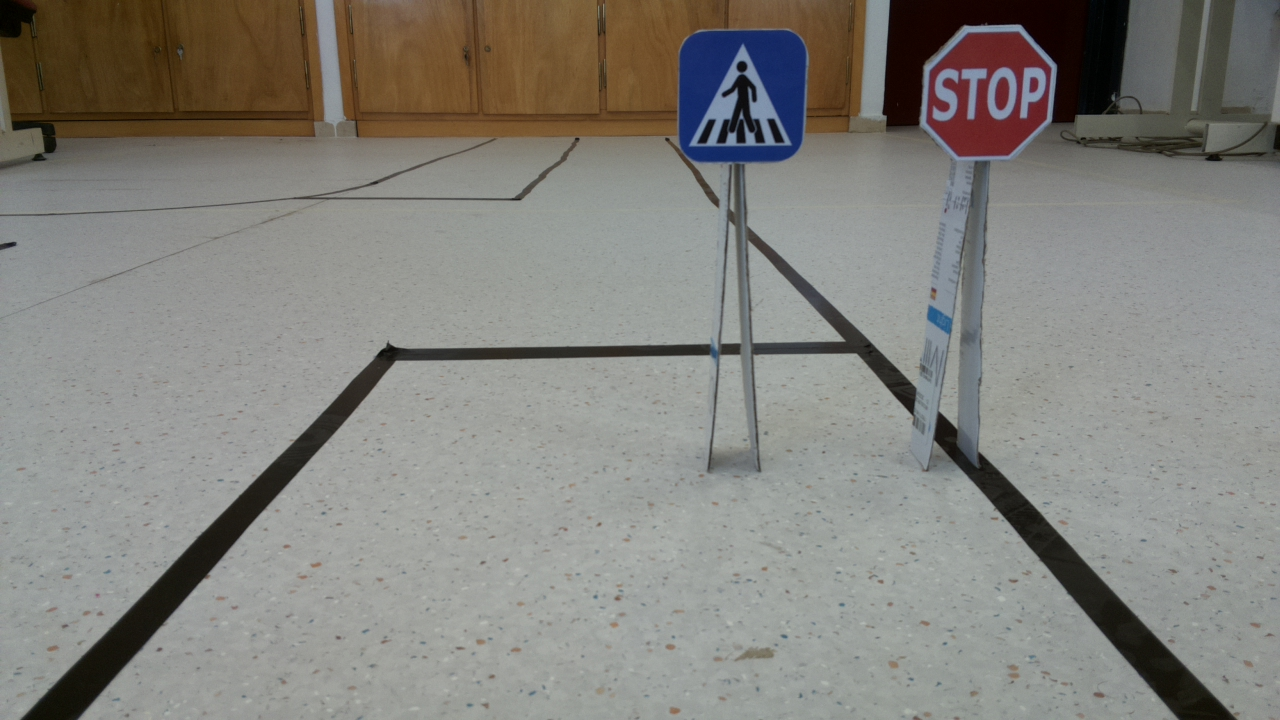
#> input picture src/traffic_signs/img2.jpg, 1280 x 720 px
$ python -i TrafficSigns.py   (imports and definitions only)
#> lines starting #> are read from the running program, lines starting #| are printed output that depends on the picture; after the words box and inside, x2 and y2 are one past the last pixel; in counts of white or black regions, pixels touching at a corner belong together
#> further down, picture is the input picture: shape (720, 1280, 3); mean B, G, R 125, 130.3, 131.6
import cv2
import numpy as np
import logging
import time

def empty(a):
    pass
def stackImages(scale,imgArray):
    rows = len(imgArray)
    cols = len(imgArray[0])
    rowsAvailable = isinstance(imgArray[0], list)
    width = imgArray[0][0].shape[1]
    height = imgArray[0][0].shape[0]
    if rowsAvailable:
        for x in range ( 0, rows):
            for y in range(0, cols):
                if imgArray[x][y].shape[:2] == imgArray[0][0].shape [:2]:
                    imgArray[x][y] = cv2.resize(imgArray[x][y], (0, 0), None, scale, scale)
                else:
                    imgArray[x][y] = cv2.resize(imgArray[x][y], (imgArray[0][0].shape[1], imgArray[0][0].shape[0]), None, scale, scale)
                if len(imgArray[x][y].shape) == 2: imgArray[x][y]= cv2.cvtColor( imgArray[x][y], cv2.COLOR_GRAY2BGR)
        imageBlank = np.zeros((height, width, 3), np.uint8)
        hor = [imageBlank]*rows
        hor_con = [imageBlank]*rows
        for x in range(0, rows):
            hor[x] = np.hstack(imgArray[x])
        ver = np.vstack(hor)
    else:
        for x in range(0, rows):
            if imgArray[x].shape[:2] == imgArray[0].shape[:2]:
                imgArray[x] = cv2.resize(imgArray[x], (0, 0), None, scale, scale)
            else:
                imgArray[x] = cv2.resize(imgArray[x], (imgArray[0].shape[1], imgArray[0].shape[0]), None,scale, scale)
            if len(imgArray[x].shape) == 2: imgArray[x] = cv2.cvtColor(imgArray[x], cv2.COLOR_GRAY2BGR)
        hor= np.hstack(imgArray)
        ver = hor
    return ver


def getContours(img,imgContour):
    contours,hierarchy = cv2.findContours(img,cv2.RETR_EXTERNAL,cv2.CHAIN_APPROX_NONE)
    x=0
    y=0
    w=0
    h=0
    objectType = "None"
    for cnt in contours:
        area = cv2.contourArea(cnt)
        #print(area)
        if area>550: #600 #1300
            cv2.drawContours(imgContour, cnt, -1, (255, 0, 0), 3)
            hull = cv2.convexHull(cnt, returnPoints=False)
            sides = len(hull)
            peri = cv2.arcLength(cnt,True)
            #print(peri)
            approx = cv2.approxPolyDP(cnt,0.02*peri,True)
            #print(len(approx))
            objCor = len(approx)
            # print(objCor)
            x, y, w, h = cv2.boundingRect(approx)

            if objCor ==3: objectType ="Tri"
            elif objCor == 4:
                aspRatio = w/float(h)
                if aspRatio >0.98 and aspRatio <1.03: objectType= "Square"
                else:objectType="Rectangle"
            elif objCor == 5 : objectType = "Pentagon"
            elif objCor == 7: objectType = "Arrow"
            elif objCor == 8: objectType = "Hexagon"
            elif objCor>=9 : objectType= "Circles"
            else:objectType="None"


            cv2.rectangle(imgContour,(x,y),(x+w,y+h),(0,255,0),2) #get this to detect color
            cv2.putText(imgContour,objectType,
                        (x+(w//2)-10,y+(h//2)-10),cv2.FONT_HERSHEY_COMPLEX,0.7,
                        (0,0,0),2)
            return x,y,w,h,objectType,area,sides


#------------------SHAPE DETECTION-----------------------------------#

def TrafficSignDetection(img):
    Found = False
    #cv2.imwrite("image.jpg",img)
    #img = cv2.resize(img, (1060, 640)) #(for mp4)

    #img = cv2.imread(frame)
    try:
        dimensions = img.shape
#> dimensions = (720, 1280, 3)
        h = int(dimensions[0])
#> h = 720
        w = int(dimensions[1])
#> w = 1280
        #img = img[int(h/6): int(h/2.7) , int(w/2.4):int(w/1.2) ]
        img = img[int(h/4.9): int(h/2.4) , int(w/2.1):int(w/1) ]
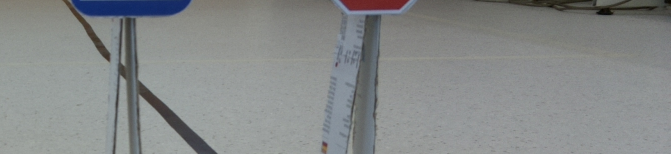
#> img: shape (154, 671, 3); mean of channels 0, 1, 2 136.7, 136.9, 134; drawn as B, G, R
        cv2.imwrite("cropped.jpg",img)
        #img = img[0: int(h/2.2) , int(w/2.2):w] #int(h/6): int(h/2) , int(w/2.5):w (for avi), 0: int(h/2) , int(w/2):w (for mp4)
        #cv2.imwrite("image.jpg",img)
        imgContour = img.copy()
        #cv2.imshow("ss", imgContour)

        imgGray = cv2.cvtColor(img,cv2.COLOR_BGR2GRAY)
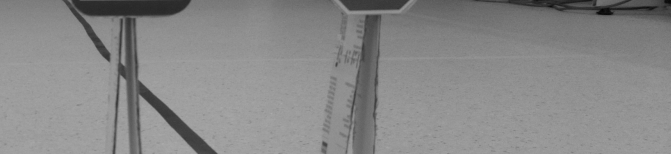
#> imgGray: shape (154, 671); min 6, max 170, mean 136
        imgBlur = cv2.GaussianBlur(imgGray,(7,7),1)
        imgCanny = cv2.Canny(imgBlur,60,70)
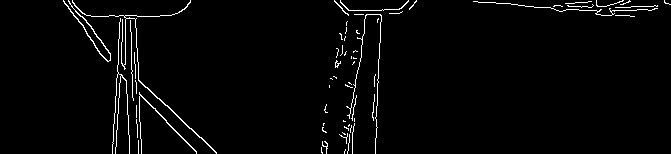
#> imgCanny: shape (154, 671); 2.5% white in thin lines or dots
        x,y,w,h,shape,area,sides= getContours(imgCanny,imgContour)
#> in getContours, `contours,hierarchy = cv2.findContours(img,cv2.RETR_EXTERNAL,cv2.CHAIN_..`: contours = 62 contours, 59 with area under 20; largest, box (x1, y1, x2, y2) and area: (72, 0, 217, 154) 100, (63, 0, 111, 62) 82, (139, 92, 197, 154) 56
#> the loop in getContours, `for cnt in contours:` made 62 passes
#> area on pass 21: 56
        # print(shape)

        imgBlank = np.zeros_like(img)
        #imgStack = stackImages(0.7,([img,imgGray,imgBlur], [imgCanny,imgContour,imgBlank]))

        #cv2.imshow("Stack", imgStack)


        #####################color detection#####################################


        img_cropped = img[y-20:y + h +20, x-20:x + w+20]
        imgHSV = cv2.cvtColor(img_cropped,cv2.COLOR_BGR2HSV)
        color = "None"
        #------RED MASK--------
        #lower = np.array([124,90,75]) #[124,90,75] , [0,79,97]
        #upper = np.array([179,213,171]) #[179,213,171], [179,205,185]
        lower = np.array([117,90,60]) #[124,90,75] , [0,79,97]
        upper = np.array([179,255,220]) #[179,213,171], [179,205,185]
        red_mask = cv2.inRange(imgHSV,lower,upper)
        red_imgResult = cv2.bitwise_and(img_cropped,img_cropped,mask=red_mask)
        #print(imgResult.size)

        #detect color
        red_color = False
        red_line = False
        number_of_black_pix = np.sum(red_imgResult == 0)
        if number_of_black_pix<red_imgResult.size-700:
            # print("black",number_of_black_pix)
            # print("red:",red_imgResult.size)
            red_color = True
            red_line = True

        elif number_of_black_pix<red_imgResult.size-200:
            red_line = True


        # ------BLUE MASK--------
        #lower = np.array([105, 176, 33]) #[109, 205, 22]
        #upper = np.array([141, 218, 137]) # [114, 232, 208]
        lower = np.array([70, 141, 35]) # for pov
        upper = np.array([141, 255, 160]) # for pov
        blue_mask = cv2.inRange(imgHSV, lower, upper)
        blue_imgResult = cv2.bitwise_and(img_cropped, img_cropped, mask=blue_mask)
        cv2.imwrite("blue_mask.jpg",blue_imgResult)
        # print(imgResult.size)

        # detect color
        blue_color = False
        number_of_black_pix = np.sum(blue_imgResult == 0)
        if number_of_black_pix < blue_imgResult.size-600:
            blue_color = True


        #------YELLOW MASK--------
        #lower = np.array([21,56,127]) #16,89,100]
        #upper = np.array([66,99,169]) #[55,246,181]
        lower = np.array([10,89,85]) #[9,71,140]
        upper = np.array([55,246,181]) #[71,163,250]
        yellow_mask = cv2.inRange(imgHSV,lower,upper)
        yellow_imgResult = cv2.bitwise_and(img_cropped,img_cropped,mask=yellow_mask)
        #print(yellow_imgResult.size)

        #detect color
        yellow_color = False
        number_of_black_pix = np.sum(yellow_imgResult == 0)
        #print("black",number_of_black_pix)
        if number_of_black_pix<yellow_imgResult.size - 800:
            yellow_color = True


        #------GREEN MASK--------
        lower = np.array([45,70,30]) #[9,71,140]
        upper = np.array([100,255,200]) #[71,163,250]
        green_mask = cv2.inRange(imgHSV,lower,upper)
        green_imgResult = cv2.bitwise_and(img_cropped,img_cropped,mask=green_mask)
        #print(green_imgResult.size)

        #detect color
        green_color = False
        number_of_black_pix = np.sum(green_imgResult == 0)
        #print("green", number_of_black_pix,green_imgResult.size)
        #print("black",number_of_black_pix)
        if number_of_black_pix<green_imgResult.size - 800:
            green_color = True

        sign = "None"

        if(shape=="Hexagon" and  red_color==True):
            print("Stop")
            sign = "Stop"
            Found = True
            cv2.putText(imgContour, "Stop",
                        (x + (w // 2) +10, y + (h // 2) -70), cv2.FONT_HERSHEY_COMPLEX, 0.7,
                        (0, 0, 0), 2)
        elif((shape=="Tri" or shape == "Pentagon")and blue_color==True and area>1000):
            print("Crosswalk")
            sign = "Crosswalk"
            Found = True
            cv2.putText(imgContour, "Crosswalk",
                        (x + (w // 2) + 10, y + (h // 2) - 70), cv2.FONT_HERSHEY_COMPLEX, 0.7,
                        (0, 0, 0), 2)
        elif((shape=="Hexagon" or shape == "Arrow" ) and (blue_color == True) and (sides>14)):
            print("Parking")
            sign = "Parking"
            Found = True
            cv2.putText(imgContour, "parking",
                        (x + (w // 2) + 10, y + (h // 2) -70), cv2.FONT_HERSHEY_COMPLEX, 0.7,
                        (0, 0, 0), 2)
        elif((shape=="Rectangle" or shape =="Square") and yellow_color== True):
            print("Priority")
            sign = "Priority"
            Found = True
            cv2.putText(imgContour, "prioriy",
                        (x + (w // 2) + 10, y + (h // 2) -70), cv2.FONT_HERSHEY_COMPLEX, 0.7,
                        (0, 0, 0), 2)
        elif ((shape == "Rectangle" or shape == "Pentagon") and green_color == True and red_line == False):
            print("highway_entry")
            sign = "highway_entry"
            Found = True
            cv2.putText(imgContour, "highway_entry",
                        (x + (w // 2) + 10, y + (h // 2) -70), cv2.FONT_HERSHEY_COMPLEX, 0.7,
                        (0, 0, 0), 2)

        elif ((shape == "Rectangle" or shape =="Pentagon") and green_color == True and red_line == True):
            print("highway_exit")
            sign = "highway_exit"
            Found = True
            cv2.putText(imgContour, "highway_exit",
                        (x + (w // 2) + 10, y + (h // 2) -70), cv2.FONT_HERSHEY_COMPLEX, 0.7,
                        (0, 0, 0), 2)

        elif (shape == "Arrow" and blue_color == True and sides<15):
            print("Parking")
            sign = "Parking"
            Found = True
            cv2.putText(imgContour, "parking",
                        (x + (w // 2) + 10, y + (h // 2) -70), cv2.FONT_HERSHEY_COMPLEX, 0.7,
                        (0, 0, 0), 2)

        elif (shape == "Circles" and blue_color == True and area<3000):
            print("roundabout")
            sign = "roundabout"
            Found = True
            cv2.putText(imgContour, "roundabout",
                        (x + (w // 2) + 10, y + (h // 2) -70), cv2.FONT_HERSHEY_COMPLEX, 0.7,
                        (0, 0, 0), 2)


    #imgStack = stackImages(0.8,([img_cropped,imgHSV],[red_mask,red_imgResult],[blue_mask,blue_imgResult],[yellow_mask,yellow_imgResult]))
    #imgStack = stackImages(0.7,([img,imgGray,imgBlur], [imgCanny,imgContour,imgBlank]))
        cv2.imwrite("result.jpg",imgContour)
    except:
        # logging.error("error in traffic signs", exc_info = True)
        sign = "None"
        Found = False

    return Found, sign


# [6 lines not run here, left out]

>>> import cv2
>>> picture = cv2.imread('img2.jpg')
>>> result = TrafficSignDetection(picture)
#> result = (False, 'None')
